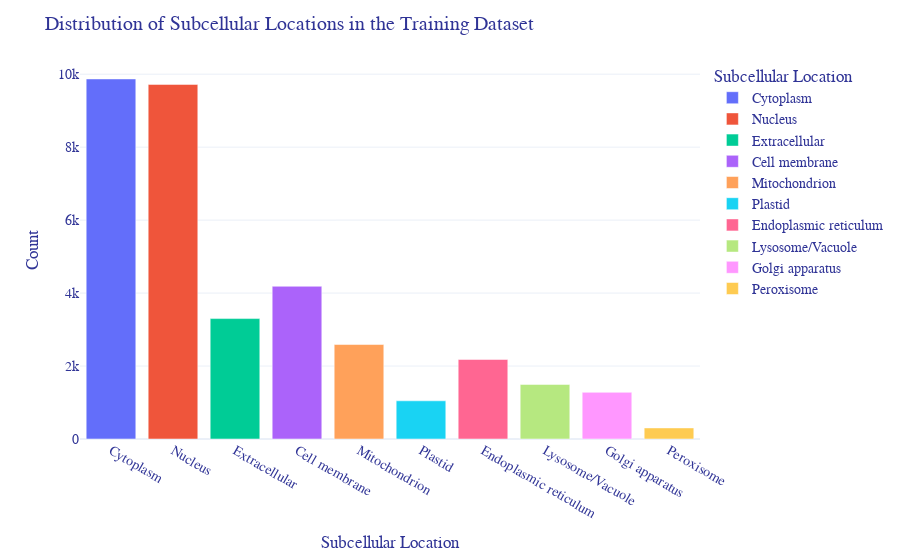

Write notebook code for a chart like this one.
### Code cell
# make a bar plot of the number of proteins in each subcellular location (binary encoding in columns Partition	Membrane	Cytoplasm	Nucleus	Extracellular	Cell membrane	Mitochondrion	Plastid	Endoplasmic reticulum	Lysosome/Vacuole	Golgi apparatus	Peroxisome)

# reforamt the data
df_training_subcellular = df_training.iloc[:, 4:-1]
df_training_subcellular = df_training_subcellular.sum(axis=0).reset_index()
df_training_subcellular.columns = ['Subcellular Location', 'Count']

fig = px.bar(df_training_subcellular, x='Subcellular Location', y='Count', color='Subcellular Location', color_discrete_sequence=px.colors.qualitative.Plotly)
fig.update_layout(
    font=dict(color="#303496", family="Arial, sans-serif", size=14),
    template='plotly_white',
    title = 'Distribution of Subcellular Locations in the Training Dataset',
)
fig.show()

### Figure 1 — Plotly figure (JSON) as saved in the notebook; plotly's stock layout.template omitted (floating-point values rounded to 4 significant figures)
{"data": [{"alignmentgroup": "True", "hovertemplate": "Subcellular Location=%{x}<br>Count=%{y}<extra></extra>", "legendgroup": "Cytoplasm", "marker": {"color": "#636EFA", "pattern": {"shape": ""}}, "name": "Cytoplasm", "offsetgroup": "Cytoplasm", "orientation": "v", "showlegend": true, "textposition": "auto", "type": "bar", "x": ["Cytoplasm"], "xaxis": "x", "y": [9870], "yaxis": "y"}, {"alignmentgroup": "True", "hovertemplate": "Subcellular Location=%{x}<br>Count=%{y}<extra></extra>", "legendgroup": "Nucleus", "marker": {"color": "#EF553B", "pattern": {"shape": ""}}, "name": "Nucleus", "offsetgroup": "Nucleus", "orientation": "v", "showlegend": true, "textposition": "auto", "type": "bar", "x": ["Nucleus"], "xaxis": "x", "y": [9720], "yaxis": "y"}, {"alignmentgroup": "True", "hovertemplate": "Subcellular Location=%{x}<br>Count=%{y}<extra></extra>", "legendgroup": "Extracellular", "marker": {"color": "#00CC96", "pattern": {"shape": ""}}, "name": "Extracellular", "offsetgroup": "Extracellular", "orientation": "v", "showlegend": true, "textposition": "auto", "type": "bar", "x": ["Extracellular"], "xaxis": "x", "y": [3301], "yaxis": "y"}, {"alignmentgroup": "True", "hovertemplate": "Subcellular Location=%{x}<br>Count=%{y}<extra></extra>", "legendgroup": "Cell membrane", "marker": {"color": "#AB63FA", "pattern": {"shape": ""}}, "name": "Cell membrane", "offsetgroup": "Cell membrane", "orientation": "v", "showlegend": true, "textposition": "auto", "type": "bar", "x": ["Cell membrane"], "xaxis": "x", "y": [4187], "yaxis": "y"}, {"alignmentgroup": "True", "hovertemplate": "Subcellular Location=%{x}<br>Count=%{y}<extra></extra>", "legendgroup": "Mitochondrion", "marker": {"color": "#FFA15A", "pattern": {"shape": ""}}, "name": "Mitochondrion", "offsetgroup": "Mitochondrion", "orientation": "v", "showlegend": true, "textposition": "auto", "type": "bar", "x": ["Mitochondrion"], "xaxis": "x", "y": [2590], "yaxis": "y"}, {"alignmentgroup": "True", "hovertemplate": "Subcellular Location=%{x}<br>Count=%{y}<extra></extra>", "legendgroup": "Plastid", "marker": {"color": "#19D3F3", "pattern": {"shape": ""}}, "name": "Plastid", "offsetgroup": "Plastid", "orientation": "v", "showlegend": true, "textposition": "auto", "type": "bar", "x": ["Plastid"], "xaxis": "x", "y": [1047], "yaxis": "y"}, {"alignmentgroup": "True", "hovertemplate": "Subcellular Location=%{x}<br>Count=%{y}<extra></extra>", "legendgroup": "Endoplasmic reticulum", "marker": {"color": "#FF6692", "pattern": {"shape": ""}}, "name": "Endoplasmic reticulum", "offsetgroup": "Endoplasmic reticulum", "orientation": "v", "showlegend": true, "textposition": "auto", "type": "bar", "x": ["Endoplasmic reticulum"], "xaxis": "x", "y": [2180], "yaxis": "y"}, {"alignmentgroup": "True", "hovertemplate": "Subcellular Location=%{x}<br>Count=%{y}<extra></extra>", "legendgroup": "Lysosome/Vacuole", "marker": {"color": "#B6E880", "pattern": {"shape": ""}}, "name": "Lysosome/Vacuole", "offsetgroup": "Lysosome/Vacuole", "orientation": "v", "showlegend": true, "textposition": "auto", "type": "bar", "x": ["Lysosome/Vacuole"], "xaxis": "x", "y": [1496], "yaxis": "y"}, {"alignmentgroup": "True", "hovertemplate": "Subcellular Location=%{x}<br>Count=%{y}<extra></extra>", "legendgroup": "Golgi apparatus", "marker": {"color": "#FF97FF", "pattern": {"shape": ""}}, "name": "Golgi apparatus", "offsetgroup": "Golgi apparatus", "orientation": "v", "showlegend": true, "textposition": "auto", "type": "bar", "x": ["Golgi apparatus"], "xaxis": "x", "y": [1279], "yaxis": "y"}, {"alignmentgroup": "True", "hovertemplate": "Subcellular Location=%{x}<br>Count=%{y}<extra></extra>", "legendgroup": "Peroxisome", "marker": {"color": "#FECB52", "pattern": {"shape": ""}}, "name": "Peroxisome", "offsetgroup": "Peroxisome", "orientation": "v", "showlegend": true, "textposition": "auto", "type": "bar", "x": ["Peroxisome"], "xaxis": "x", "y": [304], "yaxis": "y"}], "layout": {"barmode": "relative", "font": {"color": "#303496", "family": "Arial, sans-serif", "size": 14}, "legend": {"title": {"text": "Subcellular Location"}, "tracegroupgap": 0}, "margin": {"t": 60}, "title": {"text": "Distribution of Subcellular Locations in the Training Dataset"}, "xaxis": {"anchor": "y", "categoryarray": ["Cytoplasm", "Nucleus", "Extracellular", "Cell membrane", "Mitochondrion", "Plastid", "Endoplasmic reticulum", "Lysosome/Vacuole", "Golgi apparatus", "Peroxisome"], "categoryorder": "array", "domain": [0, 1], "title": {"text": "Subcellular Location"}}, "yaxis": {"anchor": "x", "domain": [0, 1], "title": {"text": "Count"}}}}
